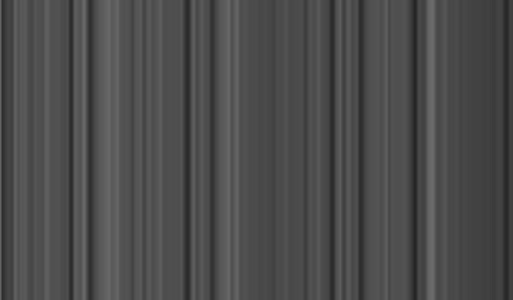
#> input picture Square-Code.jpg, 513 x 300 px; its folder holds only this picture in this run
$ python -i rotate.py   (imports and definitions only)   (older library calls are emulated)
#> lines starting #> are read from the running program, lines starting #| are printed output that depends on the picture
import os

import cv2
import numpy as np


def crop(rect, img):
    # rotate img
    angle = -rect[2]

    M, nW, nH = rotate_parameters(img, angle)
    img_rot = cv2.warpAffine(img, M, (nW, nH), borderValue=(255, 255, 255))

    # rotate bounding box
    box = cv2.boxPoints(rect)
    pts = np.int0(cv2.transform(np.array([box]), M))[0]
    pts[pts < 0] = 0

    # crop
    img_crop = img_rot[pts[1][1]:pts[0][1],
               pts[1][0]:pts[2][0]]

    return img_crop


def rotate_parameters(image, angle):
    # grab the dimensions of the image and then determine the
    # center
    (h, w) = image.shape[:2]
    (cX, cY) = (w // 2, h // 2)

    # grab the rotation matrix (applying the negative of the
    # angle to rotate clockwise), then grab the sine and cosine
    # (i.e., the rotation components of the matrix)
    M = cv2.getRotationMatrix2D((cX, cY), -angle, 1.0)
    cos = np.abs(M[0, 0])
    sin = np.abs(M[0, 1])

    # compute the new bounding dimensions of the image
    nW = int((h * sin) + (w * cos))
    nH = int((h * cos) + (w * sin))

    # adjust the rotation matrix to take into account translation
    M[0, 2] += (nW / 2) - cX
    M[1, 2] += (nH / 2) - cY
    return M, nW, nH


def rotate_bound(image, angle):
    M, nW, nH = rotate_parameters(image, angle)

    # perform the actual rotation and return the image
    return cv2.warpAffine(image, M, (nW, nH), borderValue=(255, 255, 255))


def rotate_if_necessary(cropped):
    gray = cv2.cvtColor(cropped, cv2.COLOR_BGR2GRAY)

    height, width = gray.shape
    up = 0
    down = 0
    left = 0
    right = 0
    shift = 100
    thresh = 200
    for i in range(width):
        if gray[shift][i] < thresh:
            up += 1
        if gray[height - shift][i] < thresh:
            down += 1

    for i in range(height):
        if gray[i][shift] < thresh:
            left += 1
        if gray[i][width - shift] < thresh:
            right += 1

    if max(up, down, left, right) == down:
        return cropped
    elif max(up, down, left, right) == up:
        return rotate_bound(cropped, 180)
    elif max(up, down, left, right) == left:
        return rotate_bound(cropped, 270)
    else:
        return rotate_bound(cropped, 90)


def extract_boxed_splint(file):
#> called with file = 'Square-Code.jpg'
    orig = cv2.imread(file)
#> orig is the input picture: shape (300, 513, 3); min 37, max 107, mean 75.8
    img = cv2.imread(file, 0)
#> img: shape (300, 513); min 37, max 107, mean 75.8
    ret, thresh = cv2.threshold(img, 200, 255, 0)
#> thresh: shape (300, 513); every value is 0
    thresh = cv2.bitwise_not(thresh)
#> thresh: shape (300, 513); every value is 255
    im2, contours, hierarchy = cv2.findContours(thresh, cv2.RETR_TREE, cv2.CHAIN_APPROX_SIMPLE)
#> contours = [[[0, 0], [0, 299], [512, 299], [512, 0]]]
    rect = None
    for contour in contours:
        if cv2.contourArea(contour) > 150000:
            rect = cv2.minAreaRect(contour)
#> this loop made 1 pass
#> (contour, rect) on pass 1: ([[0, 0], [0, 299], [512, 299], [512, 0]], ((256, 149.5), (299, 512), -90))
    if rect is None:
        raise Exception
    cropped = crop(rect, orig)
#> in crop, `angle = -rect[2]`: angle = 90
#> in rotate_parameters, `M = cv2.getRotationMatrix2D((cX, cY), -angle, 1.0)`: M = [[6.12e-17, -1, 406], [1, 6.12e-17, -106]]
#> in rotate_parameters, `cos = np.abs(M[0, 0])`: cos = 6.12e-17
#> in rotate_parameters, `sin = np.abs(M[0, 1])`: sin = 1
#> in rotate_parameters, `nW = int((h * sin) + (w * cos))`: nW = 300
#> in rotate_parameters, `nH = int((h * cos) + (w * sin))`: nH = 513
#> in crop, `M, nW, nH = rotate_parameters(img, angle)`: M = [[6.12e-17, -1, 300], [1, 6.12e-17, 0.5]]; nW = 300; nH = 513
#> in crop, `img_rot = cv2.warpAffine(img, M, (nW, nH), borderValue=(255, 255, 255))`:
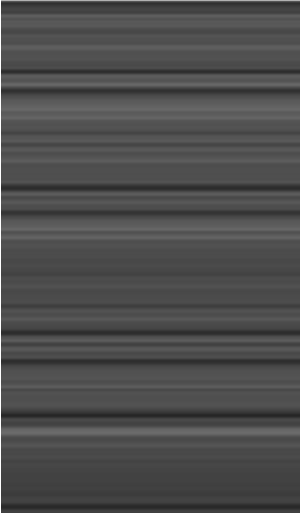
#> img_rot: shape (513, 300, 3); min 38, max 255, mean 76.8
#> in crop, `box = cv2.boxPoints(rect)`: box = [[512, 299], [-9.15e-15, 299], [0, 0], [512, 0]]
#> in crop, `pts = np.int0(cv2.transform(np.array([box]), M))[0]`: pts = [[1, 512], [1, 0], [300, 0], [300, 512]]
    return rotate_if_necessary(cropped)
#> after the loop in rotate_if_necessary, `for i in range(width):`: down = 299
#> after the loop in rotate_if_necessary, `for i in range(height):`: left = 512
#> in rotate_bound, `M, nW, nH = rotate_parameters(image, angle)`: M = [[-1.84e-16, 1, 2.84e-14], [-1, -1.84e-16, 298.5]]; nW = 512; nH = 299


def crop_all(folder, numbers=['4', '5', '6', '7', '8', '9', '10', '11', '12', '13', '14', '15', '16', '17']):
    for number in numbers:
        for file in os.listdir(folder + number + '/raw'):
            if file.endswith('.png'):
                try:
                    filename = folder + number + '/raw' + '/' + file
                    cropped = extract_boxed_splint(filename)
                    new_filename = filename.replace('/raw', '').replace('_000', '_')
                    print('Rotating {}'.format(new_filename))
                    if not os.path.isfile(new_filename):
                        cv2.imwrite(new_filename, cropped)
                except:
                    print('Skipping {}'.format(filename))

>>> result = extract_boxed_splint('Square-Code.jpg')

$ run again, on Square2-Code.jpg
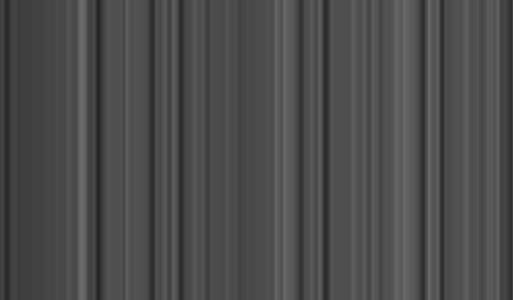
#> input picture Square2-Code.jpg, 513 x 300 px
#> in extract_boxed_splint, orig is the input picture: shape (300, 513, 3); min 36, max 107, mean 75.9
#> contours = [[[0, 0], [0, 299], [512, 299], [512, 0]]]
#> the loop in extract_boxed_splint, `for contour in contours:` made 1 pass
#> (contour, rect) on pass 1: ([[0, 0], [0, 299], [512, 299], [512, 0]], ((256, 149.5), (299, 512), -90))
#> angle = 90
#> in rotate_parameters, `M = cv2.getRotationMatrix2D((cX, cY), -angle, 1.0)`: M = [[6.12e-17, -1, 406], [1, 6.12e-17, -106]]
#> cos = 6.12e-17
#> sin = 1
#> in rotate_parameters, `nW = int((h * sin) + (w * cos))`: nW = 300
#> in rotate_parameters, `nH = int((h * cos) + (w * sin))`: nH = 513
#> in crop, `M, nW, nH = rotate_parameters(img, angle)`: M = [[6.12e-17, -1, 300], [1, 6.12e-17, 0.5]]; nW = 300; nH = 513
#> in crop, `img_rot = cv2.warpAffine(img, M, (nW, nH), borderValue=(255, 255, 255))`:
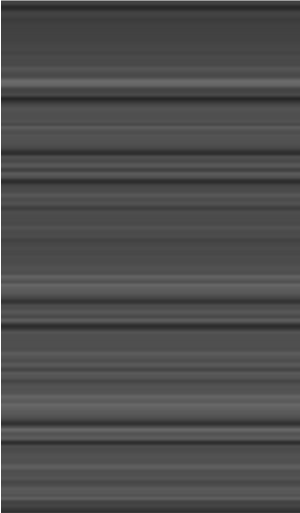
#> img_rot: shape (513, 300, 3); min 38, max 255, mean 76.9
#> box = [[512, 299], [-9.15e-15, 299], [0, 0], [512, 0]]
#> pts = [[1, 512], [1, 0], [300, 0], [300, 512]]
#> after the loop in rotate_if_necessary, `for i in range(width):`: down = 299
#> after the loop in rotate_if_necessary, `for i in range(height):`: left = 512
#> in rotate_bound, `M, nW, nH = rotate_parameters(image, angle)`: M = [[-1.84e-16, 1, 2.84e-14], [-1, -1.84e-16, 298.5]]; nW = 512; nH = 299
